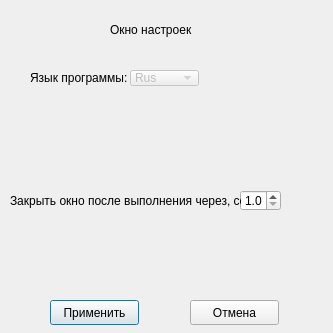
<?xml version="1.0" encoding="UTF-8"?>
<ui version="4.0">
 <class>settings_window</class>
 <widget class="QDialog" name="settings_window">
  <property name="windowModality">
   <enum>Qt::ApplicationModal</enum>
  </property>
  <property name="geometry">
   <rect>
    <x>0</x>
    <y>0</y>
    <width>333</width>
    <height>333</height>
   </rect>
  </property>
  <property name="minimumSize">
   <size>
    <width>333</width>
    <height>333</height>
   </size>
  </property>
  <property name="maximumSize">
   <size>
    <width>333</width>
    <height>333</height>
   </size>
  </property>
  <property name="windowTitle">
   <string>Настройки</string>
  </property>
  <widget class="QPushButton" name="apply_btn">
   <property name="geometry">
    <rect>
     <x>50</x>
     <y>300</y>
     <width>89</width>
     <height>25</height>
    </rect>
   </property>
   <property name="text">
    <string>Применить</string>
   </property>
  </widget>
  <widget class="QLabel" name="settings_text">
   <property name="geometry">
    <rect>
     <x>110</x>
     <y>20</y>
     <width>111</width>
     <height>20</height>
    </rect>
   </property>
   <property name="text">
    <string>Окно настроек</string>
   </property>
  </widget>
  <widget class="QPushButton" name="cancel_btn">
   <property name="geometry">
    <rect>
     <x>190</x>
     <y>300</y>
     <width>89</width>
     <height>25</height>
    </rect>
   </property>
   <property name="text">
    <string>Отмена</string>
   </property>
  </widget>
  <widget class="QDoubleSpinBox" name="time_close_dbox">
   <property name="geometry">
    <rect>
     <x>240</x>
     <y>190</y>
     <width>41</width>
     <height>21</height>
    </rect>
   </property>
   <property name="decimals">
    <number>1</number>
   </property>
   <property name="minimum">
    <double>1.000000000000000</double>
   </property>
   <property name="maximum">
    <double>10.000000000000000</double>
   </property>
   <property name="singleStep">
    <double>0.100000000000000</double>
   </property>
  </widget>
  <widget class="QLabel" name="time_close_text">
   <property name="geometry">
    <rect>
     <x>10</x>
     <y>190</y>
     <width>231</width>
     <height>21</height>
    </rect>
   </property>
   <property name="text">
    <string>Закрыть окно после выполнения через, сек</string>
   </property>
  </widget>
  <widget class="QComboBox" name="language_combo_box">
   <property name="enabled">
    <bool>false</bool>
   </property>
   <property name="geometry">
    <rect>
     <x>130</x>
     <y>70</y>
     <width>69</width>
     <height>16</height>
    </rect>
   </property>
   <item>
    <property name="text">
     <string>Rus</string>
    </property>
   </item>
   <item>
    <property name="text">
     <string>Eng</string>
    </property>
   </item>
  </widget>
  <widget class="QLabel" name="set_language_text">
   <property name="geometry">
    <rect>
     <x>30</x>
     <y>70</y>
     <width>101</width>
     <height>16</height>
    </rect>
   </property>
   <property name="text">
    <string>Язык программы:</string>
   </property>
  </widget>
 </widget>
 <resources/>
 <connections/>
</ui>
